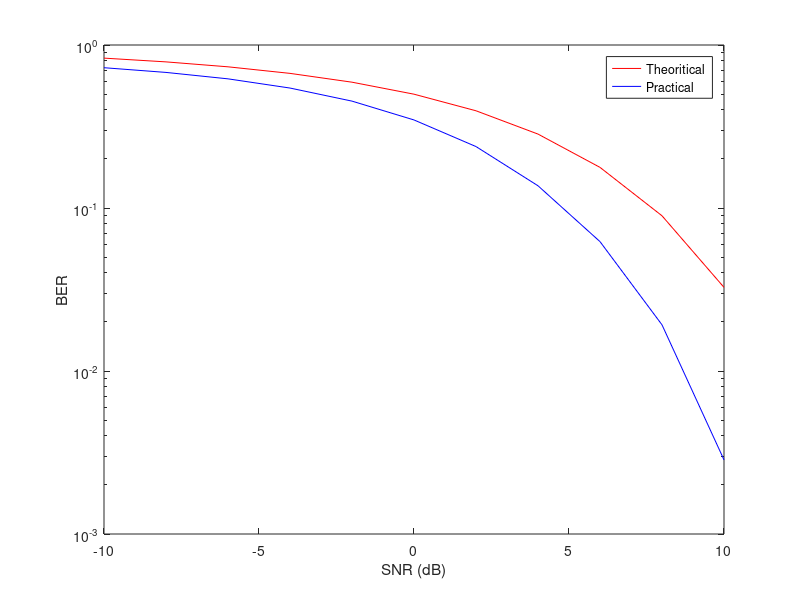

Write MATLAB code to recreate this figure. (Note: this script raises an error after producing the figure.)
clear all;
close all;

SNR_db = -10:2:10;
SNR = 10.^(SNR_db/10);

M = 8;
k = log2(M);

PSK8 = 2*qfunc(sqrt(4*k*SNR)*sin(pi/(2*M)));
PSK8_sim = [0.7256 0.6789 0.62 0.5444 0.4526 0.3469 0.2382 0.1369 0.0622 0.0192 0.00285];     

theoritical = semilogy(SNR_db, PSK8, 'r');
hold on;
practical = semilogy(SNR_db, PSK8_sim, 'b');
hold on;

xlabel('SNR (dB)');
ylabel('BER');

legend([theoritical practical], 'Theoritical', 'Practical');
hold on;
datacursormode on;